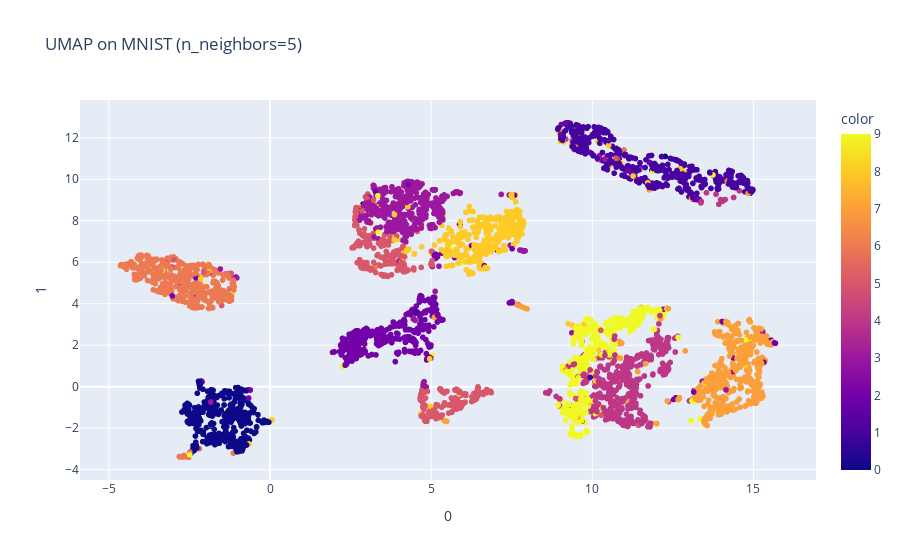
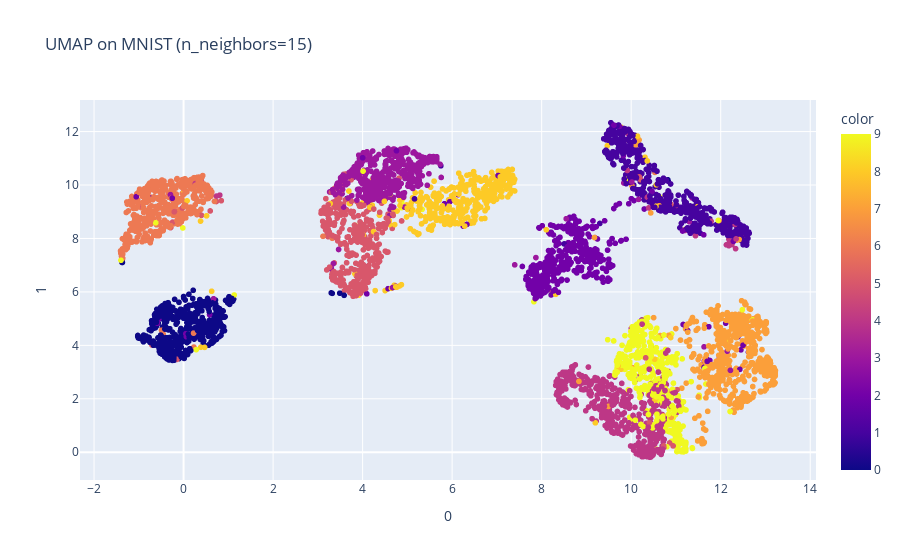
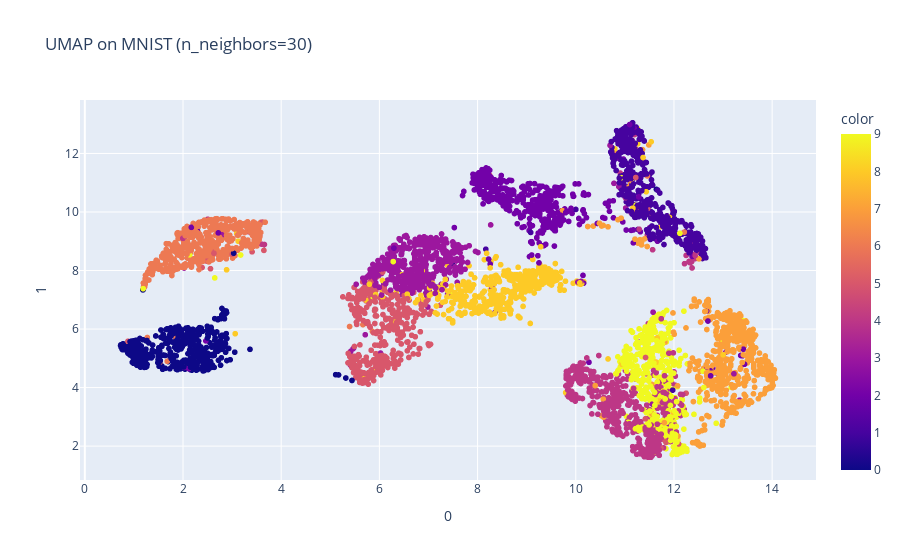
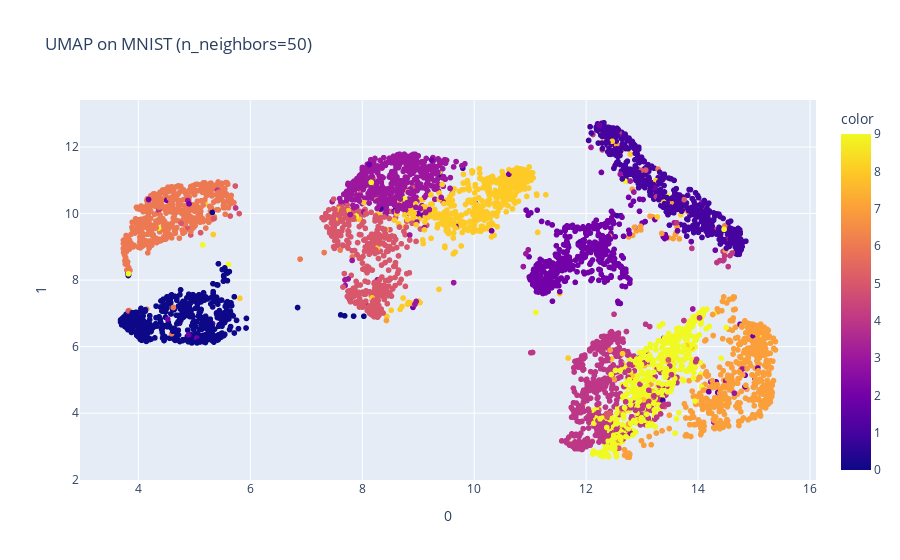

Notebook code for these charts, in order:
### Markdown cell above
# UMAP (Uniform Manifold Approximation and Projection)

## 主要なハイパーパラメータ

- **n_neighbors**: 最も重要なパラメータの1つ。各データポイントの周りの局所的な近傍構造を決定します。
  - 小さい値（例：5-15）: 局所的な構造を保持、より詳細なクラスター構造が見える
  - 大きい値（例：30-100）: グローバルな構造を保持、クラスター間の関係性が見えやすくなる
  - デフォルト値: 15

- **min_dist**: 埋め込み空間内のポイント間の最小距離。
  - 小さい値（例：0.0-0.1）: より密集したクラスター、局所構造の詳細が見える
  - 大きい値（例：0.5-1.0）: より分散したクラスター、グローバル構造が見えやすい
  - デフォルト値: 0.1

- **n_components**: 出力次元数（通常は2か3）
  - デフォルト値: 2

- **metric**: 高次元空間での距離計算に使用する距離関数
  - 一般的なオプション: 'euclidean', 'manhattan', 'cosine', 'correlation'
  - デフォルト値: 'euclidean'

- **random_state**: 結果の再現性のための乱数シード
  - 同じ値を設定すると同じ結果が得られる
  - デフォルト値: None（毎回異なる結果）

- **n_epochs**: 最適化ステップの回数
  - 大きい値: より精度の高い埋め込み（ただし計算コスト増加）
  - 小さい値: より高速だが精度が低下する可能性
  - デフォルト値: None（データサイズに基づいて自動決定）

## PCAとの比較
- PCAは線形で計算が速いが非線形な関係を捉えられない
- UMAPは非線形で局所的および大域的構造の両方を保持できるが、計算コストが高い
- UMAPはt-SNEよりも計算が速く、グローバル構造もより良く保持する

### Code cell
import time
# n_neighbors パラメータの実験
neighbors_values = [5, 15, 30, 50]

for n_neighbors in neighbors_values:
    umap = UMAP(n_components=2, n_neighbors=n_neighbors, random_state=42)
    start_time = time.time()
    umap_result = umap.fit_transform(high_dim_data)
    print(f"UMAP with n_neighbors={n_neighbors} took {time.time() - start_time:.2f} seconds")
    fig = px.scatter(umap_result, x=0, y=1, color=metadata.astype(int), 
                    title=f'UMAP on MNIST (n_neighbors={n_neighbors})')
    fig.show()

### Figure 1 — Plotly figure (JSON) as saved in the notebook; plotly's stock layout.template omitted (floating-point values rounded to 4 significant figures; data arrays with more than 128 entries replaced by an {"elided": "..."} marker saying what was removed)
{"data": [{"hovertemplate": "0=%{x}<br>1=%{y}<br>color=%{marker.color}<extra></extra>", "legendgroup": "", "marker": {"color": {"elided": "5000 int values"}, "coloraxis": "coloraxis", "symbol": "circle"}, "mode": "markers", "name": "", "showlegend": false, "type": "scattergl", "x": {"elided": "5000 float values"}, "xaxis": "x", "y": {"elided": "5000 float values"}, "yaxis": "y"}], "layout": {"coloraxis": {"colorbar": {"title": {"text": "color"}}, "colorscale": [[0, "#0d0887"], [0.1111, "#46039f"], [0.2222, "#7201a8"], [0.3333, "#9c179e"], [0.4444, "#bd3786"], [0.5556, "#d8576b"], [0.6667, "#ed7953"], [0.7778, "#fb9f3a"], [0.8889, "#fdca26"], [1, "#f0f921"]]}, "legend": {"tracegroupgap": 0}, "title": {"text": "UMAP on MNIST (n_neighbors=5)"}, "xaxis": {"anchor": "y", "domain": [0, 1], "title": {"text": "0"}}, "yaxis": {"anchor": "x", "domain": [0, 1], "title": {"text": "1"}}}}

### Figure 2 — Plotly figure (JSON) as saved in the notebook; plotly's stock layout.template omitted (floating-point values rounded to 4 significant figures; data arrays with more than 128 entries replaced by an {"elided": "..."} marker saying what was removed)
{"data": [{"hovertemplate": "0=%{x}<br>1=%{y}<br>color=%{marker.color}<extra></extra>", "legendgroup": "", "marker": {"color": {"elided": "5000 int values"}, "coloraxis": "coloraxis", "symbol": "circle"}, "mode": "markers", "name": "", "showlegend": false, "type": "scattergl", "x": {"elided": "5000 float values"}, "xaxis": "x", "y": {"elided": "5000 float values"}, "yaxis": "y"}], "layout": {"coloraxis": {"colorbar": {"title": {"text": "color"}}, "colorscale": [[0, "#0d0887"], [0.1111, "#46039f"], [0.2222, "#7201a8"], [0.3333, "#9c179e"], [0.4444, "#bd3786"], [0.5556, "#d8576b"], [0.6667, "#ed7953"], [0.7778, "#fb9f3a"], [0.8889, "#fdca26"], [1, "#f0f921"]]}, "legend": {"tracegroupgap": 0}, "title": {"text": "UMAP on MNIST (n_neighbors=15)"}, "xaxis": {"anchor": "y", "domain": [0, 1], "title": {"text": "0"}}, "yaxis": {"anchor": "x", "domain": [0, 1], "title": {"text": "1"}}}}

### Figure 3 — Plotly figure (JSON) as saved in the notebook; plotly's stock layout.template omitted (floating-point values rounded to 4 significant figures; data arrays with more than 128 entries replaced by an {"elided": "..."} marker saying what was removed)
{"data": [{"hovertemplate": "0=%{x}<br>1=%{y}<br>color=%{marker.color}<extra></extra>", "legendgroup": "", "marker": {"color": {"elided": "5000 int values"}, "coloraxis": "coloraxis", "symbol": "circle"}, "mode": "markers", "name": "", "showlegend": false, "type": "scattergl", "x": {"elided": "5000 float values"}, "xaxis": "x", "y": {"elided": "5000 float values"}, "yaxis": "y"}], "layout": {"coloraxis": {"colorbar": {"title": {"text": "color"}}, "colorscale": [[0, "#0d0887"], [0.1111, "#46039f"], [0.2222, "#7201a8"], [0.3333, "#9c179e"], [0.4444, "#bd3786"], [0.5556, "#d8576b"], [0.6667, "#ed7953"], [0.7778, "#fb9f3a"], [0.8889, "#fdca26"], [1, "#f0f921"]]}, "legend": {"tracegroupgap": 0}, "title": {"text": "UMAP on MNIST (n_neighbors=30)"}, "xaxis": {"anchor": "y", "domain": [0, 1], "title": {"text": "0"}}, "yaxis": {"anchor": "x", "domain": [0, 1], "title": {"text": "1"}}}}

### Figure 4 — Plotly figure (JSON) as saved in the notebook; plotly's stock layout.template omitted (floating-point values rounded to 4 significant figures; data arrays with more than 128 entries replaced by an {"elided": "..."} marker saying what was removed)
{"data": [{"hovertemplate": "0=%{x}<br>1=%{y}<br>color=%{marker.color}<extra></extra>", "legendgroup": "", "marker": {"color": {"elided": "5000 int values"}, "coloraxis": "coloraxis", "symbol": "circle"}, "mode": "markers", "name": "", "showlegend": false, "type": "scattergl", "x": {"elided": "5000 float values"}, "xaxis": "x", "y": {"elided": "5000 float values"}, "yaxis": "y"}], "layout": {"coloraxis": {"colorbar": {"title": {"text": "color"}}, "colorscale": [[0, "#0d0887"], [0.1111, "#46039f"], [0.2222, "#7201a8"], [0.3333, "#9c179e"], [0.4444, "#bd3786"], [0.5556, "#d8576b"], [0.6667, "#ed7953"], [0.7778, "#fb9f3a"], [0.8889, "#fdca26"], [1, "#f0f921"]]}, "legend": {"tracegroupgap": 0}, "title": {"text": "UMAP on MNIST (n_neighbors=50)"}, "xaxis": {"anchor": "y", "domain": [0, 1], "title": {"text": "0"}}, "yaxis": {"anchor": "x", "domain": [0, 1], "title": {"text": "1"}}}}
